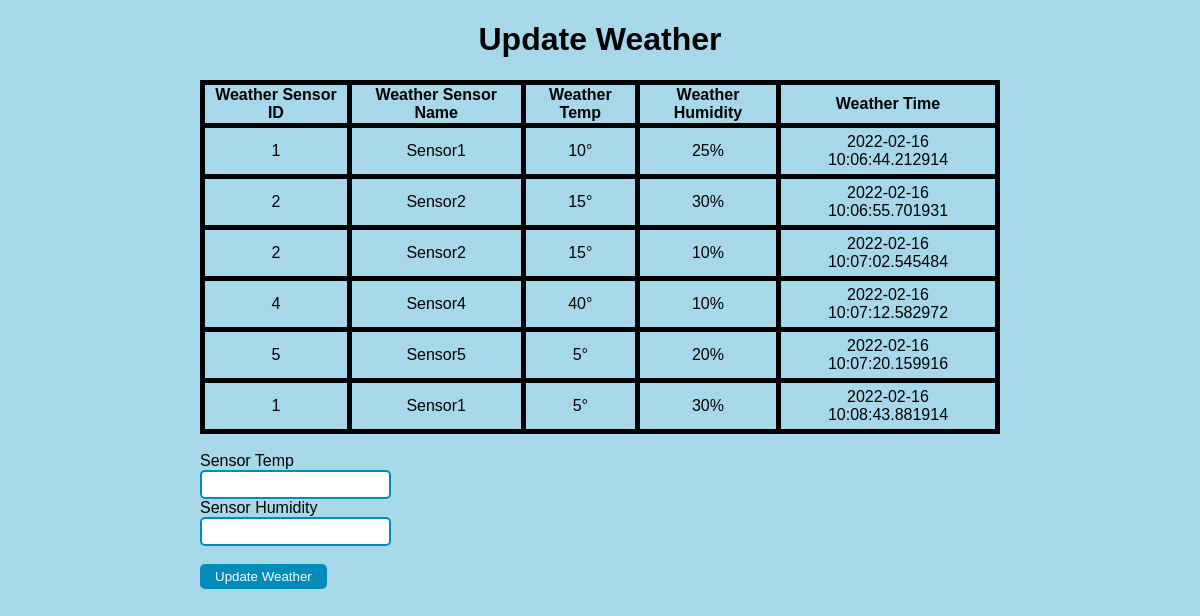
The page /update/1 on the database as committed earlier.
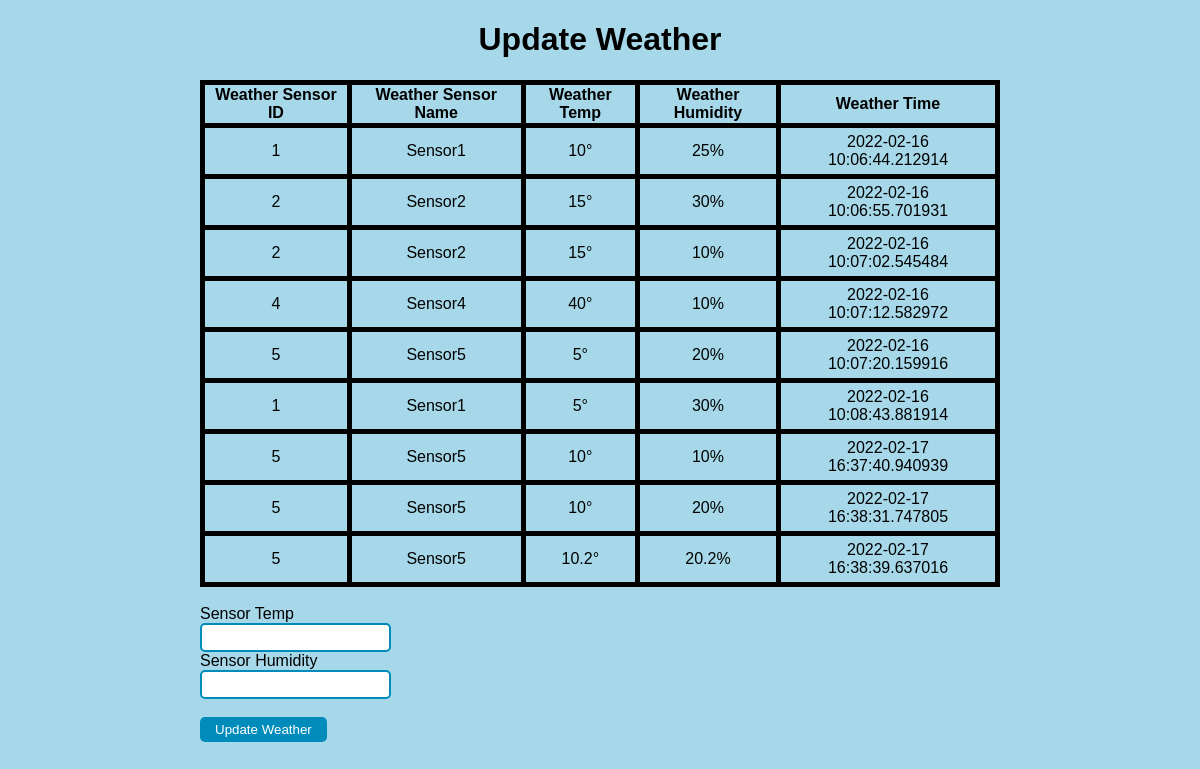
The same page on the database as committed later.
### app.py (models this page shows, shortened)
class WeatherUpdate(db.Model):
    id = db.Column(db.Integer, primary_key=True)
    temperature = db.Column(db.Integer)
    humidity = db.Column(db.Integer)
    date_created = db.Column(db.DateTime)
    sensor_id = db.Column(db.Integer, db.ForeignKey("sensor.id"))

class Sensor(db.Model):
    id = db.Column(db.Integer, primary_key=True)
    name = db.Column(db.String(40))
    country = db.Column(db.String(40))
    city = db.Column(db.String(40))
    weather = db.relationship(
        "WeatherUpdate", backref="sensor", lazy=True,
    )

### app.py (the view)
@app.route('/update/<int:id>', methods=['GET', 'POST'])
def update(id):
    sensor = Sensor.query.get_or_404(id)
    if request.method == 'POST':
        temperature = request.form['temperature']
        humidity = request.form['humidity']
        time = datetime.now()
        new_update = WeatherUpdate(temperature = temperature, humidity=humidity, date_created=time, sensor=sensor)
        try:
            db.session.add(new_update)
            db.session.commit()
            return redirect('/')
        except:
            return 'There was an issue updating the weather'
    else:
        weathers = WeatherUpdate.query.order_by(WeatherUpdate.date_created).all()
        return render_template('update.html', sensor=sensor, weathers = weathers)

### templates/update.html (shortened to what this page needs)
{% extends 'base.html' %}
{% block body %}
<div class="content">
    <h1 style="text-align: center">Update Weather</h1>
    <table>
        <tr>
            <th>Weather Sensor ID</th>
            <th>Weather Sensor Name</th>
            <th>Weather Temp</th>
            <th>Weather Humidity</th>
            <th>Weather Time</th>
        </tr>
        {% for weather in weathers %}
            <tr>
                <td>{{ weather.sensor.id}}</td>
                <td>{{ weather.sensor.name}}</td>
                <td>{{ weather.temperature}}°</td>
                <td>{{ weather.humidity }}%</td>
                <td>{{weather.date_created}}</td>
            </tr>
        {% endfor %}
    </table>
    <form action="/update/{{sensor.id}}" method="POST">
        <br>
        <label for="name">Sensor Temp</label><br>
        <input type="text" name="temperature" id="temperature" pattern="[-+]?\d*\.\d+|\d+" title="Valid Temperature"><br>
        <label for="country">Sensor Humidity</label><br>
        <input type="text" name="humidity" id="humidity" pattern="[-+]?\d*\.\d+|\d+" title="Valid Humidity"><br>
        <br>
        <input type="submit" value="Update Weather"><br><br>
    </form>
</div>
{% endblock %}

### templates/base.html (shortened to what this page needs)
<!DOCTYPE html>
<html lang="en">
<head>
    <link rel="stylesheet" href="{{ url_for('static', filename='css/main.css') }}">
</head>
<body>
    {% block body %}{% endblock %}
</body>
</html>

### static/css/main.css (style rules this page uses)
body, html { margin: 0; font-family: 'Trebuchet MS', sans-serif; background-color: rgb(166, 216, 233); }
.content { margin: 0 auto; width: 800px; }
table, td, th { border: 5px solid rgb(0, 0, 0); }
table { border-collapse: collapse; width: 100%; }
th { height: 30px; }
td { text-align: center; padding: 5px; }
input[type=submit] { color: rgb(255, 255, 255); padding:5px 15px; background:#008CBA; border:0 none; cursor:pointer; -webkit-border-radius: 5px; border-radius: 5px; }
input[type=text] { color: rgb(255, 255, 255); padding:5px; border:2px solid #008CBA; -webkit-border-radius: 5px; border-radius: 5px; text-align: left; }

Rows that differ between the two databases and show on the page:
added WeatherUpdate: sensor.id "5", sensor.name "Sensor5", temperature "10", humidity "10", date_created "2022-02-17 16:37:40.940939"
added WeatherUpdate: sensor.id "5", sensor.name "Sensor5", temperature "10", humidity "20", date_created "2022-02-17 16:38:31.747805"
added WeatherUpdate: sensor.id "5", sensor.name "Sensor5", temperature "10.2", humidity "20.2", date_created "2022-02-17 16:38:39.637016"
